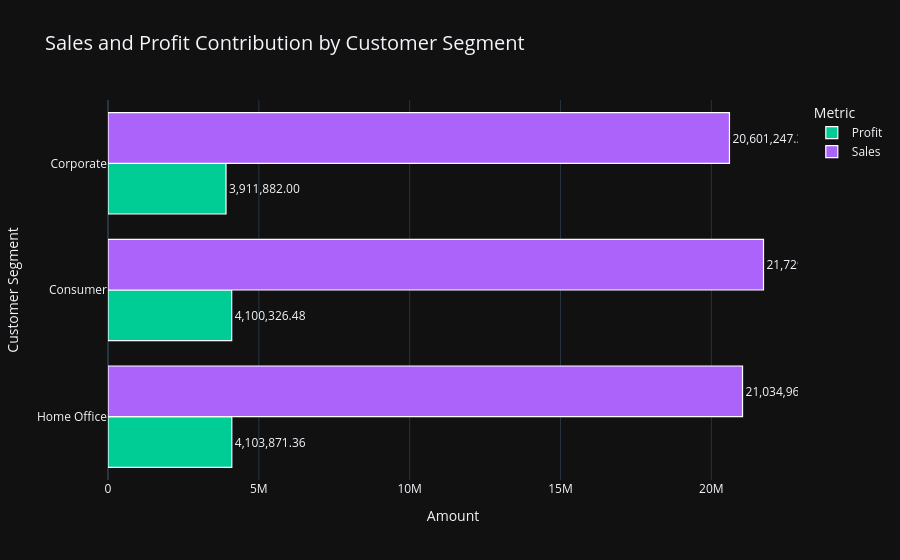

This figure's notebook cell:
### Markdown cell above
***1. Sales and Profit contribution by CustomerSegment.***

### Code cell
by_customer_segment = data.groupby('CustomerSegment').agg({
    'Sales': 'sum',
    'Profit': 'sum'
}).reset_index()

melted = by_customer_segment.melt( id_vars='CustomerSegment', var_name='Metric', value_name='Amount' )

melted.sort_values(['Metric', 'Amount'], ascending=[True, False], inplace=True)

fig = px.bar( melted, y='CustomerSegment', x='Amount', color='Metric', orientation='h', barmode='group', 
             text=melted['Amount'].apply(lambda x: f"{x:,.2f}"), title="Sales and Profit Contribution by Customer Segment",
             color_discrete_map=custom_colors)

fig.update_layout( xaxis_title='Amount', yaxis_title='Customer Segment', template='plotly_dark', 
                  title_font_size=20, height=400, legend_title_text='Metric')

fig.update_traces(
    textposition='outside',
    marker=dict(line=dict(color='white', width=1.2))
)

fig.show()

### Figure 1 — Plotly figure (JSON) as saved in the notebook; plotly's stock layout.template omitted (floating-point values rounded to 4 significant figures)
{"data": [{"alignmentgroup": "True", "hovertemplate": "Metric=Profit<br>Amount=%{x}<br>CustomerSegment=%{y}<br>text=%{text}<extra></extra>", "legendgroup": "Profit", "marker": {"color": "#00cc96", "line": {"color": "white", "width": 1.2}, "pattern": {"shape": ""}}, "name": "Profit", "offsetgroup": "Profit", "orientation": "h", "showlegend": true, "text": ["4,103,871.36", "4,100,326.48", "3,911,882.00"], "textposition": "outside", "type": "bar", "x": [4104000.0, 4100000.0, 3911882], "xaxis": "x", "y": ["Home Office", "Consumer", "Corporate"], "yaxis": "y"}, {"alignmentgroup": "True", "hovertemplate": "Metric=Sales<br>Amount=%{x}<br>CustomerSegment=%{y}<br>text=%{text}<extra></extra>", "legendgroup": "Sales", "marker": {"color": "#ab63fa", "line": {"color": "white", "width": 1.2}, "pattern": {"shape": ""}}, "name": "Sales", "offsetgroup": "Sales", "orientation": "h", "showlegend": true, "text": ["21,729,664.56", "21,034,966.59", "20,601,247.35"], "textposition": "outside", "type": "bar", "x": [21730000.0, 21030000.0, 20600000.0], "xaxis": "x", "y": ["Consumer", "Home Office", "Corporate"], "yaxis": "y"}], "layout": {"autosize": true, "barmode": "group", "legend": {"title": {"text": "Metric"}, "tracegroupgap": 0}, "title": {"font": {"size": 20}, "text": "Sales and Profit Contribution by Customer Segment"}, "xaxis": {"anchor": "y", "autorange": true, "domain": [0, 1], "range": [0, 22870000.0], "title": {"text": "Amount"}, "type": "linear"}, "yaxis": {"anchor": "x", "autorange": true, "domain": [0, 1], "range": [-0.5, 2.5], "title": {"text": "Customer Segment"}, "type": "category"}}}
